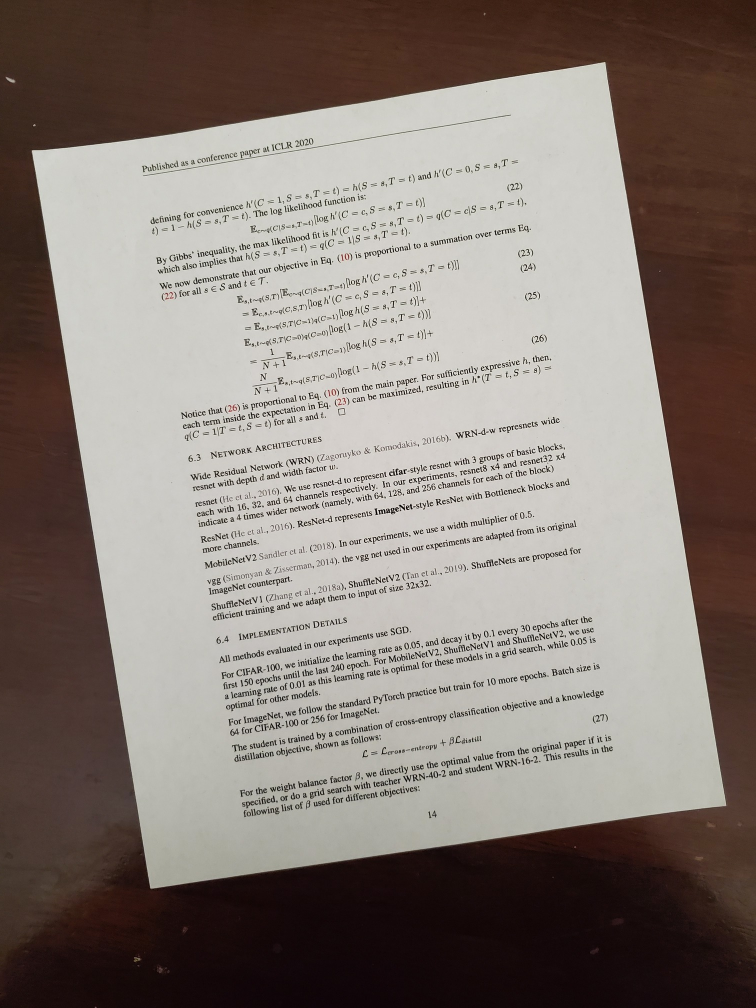
#> input picture data/input/input.png, 1512 x 2016 px, found by its file name (shown at 1/2 size); its folder holds only this picture in this run
$ python submission.py --input data/input/input.png --path data/input/input.png
#> lines starting #> are read from the running program, lines starting #| are printed output that depends on the picture; after the words box and inside, x2 and y2 are one past the last pixel; in counts of white or black regions, pixels touching at a corner belong together
import cv2
import numpy as np
import argparse

"""
Usage
Change DATA_PATH
Key 'N' to binarize image
Key 'S' to warp and finalize image

Assumptions
1.) The document is light and the background is dark
2.) The document is fully contained in the image
3.) The document occupies a large portion of the image

Output
A rectified image of width 500px. Since we know the aspect ratio the height will be determined by that.
Aspect ratio is that of a letter document (8.5x11)
"""
# Convention of defining color in OpenCV is BGR
LIGHT_GREEN = [128, 255, 128]  # rectangle color
LIGHT_RED = [128, 128, 255]  # PR BG
BLUE = [255, 0, 0]  # rectangle color
RED = [0, 0, 255]  # PR BG
GREEN = [0, 255, 0]  # PR FG
BLACK = [0, 0, 0]  # sure BG
WHITE = [255, 255, 255]  # sure FG

# Creating Dictionary
DRAW_BG = {'color': RED, 'val': 0}
DRAW_FG = {'color': GREEN, 'val': 1}
DRAW_PR_FG = {'color': LIGHT_GREEN, 'val': 3}
DRAW_PR_BG = {'color': LIGHT_RED, 'val': 2}

# Setting up flags
rect = (0, 0, 1, 1)
drawing = False  # flag for drawing curves
rectangle = False  # flag for drawing rect
rect_over = False  # flag to check if rect drawn
rect_or_mask = 100  # flag for selecting rect or mask mode
value = DRAW_FG  # drawing initialized to FG
thickness = 3  # brush thickness
rect_not_done = True


# Application Function on mouse
# [43 lines left out: function onmouse, not called in this run]


if __name__ == '__main__':

    # print documentation
    print(__doc__)

    # construct the argument parser and parse the arguments
    ap = argparse.ArgumentParser()
    ap.add_argument("-i", "--input", required=True, help="input image name")
    ap.add_argument("-o", "--output", required=False, help="output image name")
    ap.add_argument("-p", "--path", required=False, help="output path")
    args = vars(ap.parse_args())

    DATA_PATH = "/home/david/PycharmProjects/opencv/course1/projects/document_scanner/"

    # Loading images if image is given by command line
    if args["input"]:
        filename = DATA_PATH + args["input"]  # Using file for image
    else:
        filename = DATA_PATH + 'scanned_form.jpg'

    img = cv2.imread(filename)
#> img is the input picture: shape (2016, 1512, 3); mean B, G, R 117.8, 124.2, 134.4
    img_text = "-----[Press 'R' to start over. Press 'esc' to exit.]-----\n" \
               "1.) Draw a rectangle around the object.\n" \
               "2.) Press 'N' to crop the image.\n"\
               "3.) Press 'S' to align image and save."
    y0, dy = 50, 20
    for i, line in enumerate(img_text.split('\n')):
        y = y0 + i * dy
        cv2.putText(img, line, (50, y), cv2.QT_FONT_NORMAL, 0.5, (0, 0, 255), 1, cv2.LINE_AA)
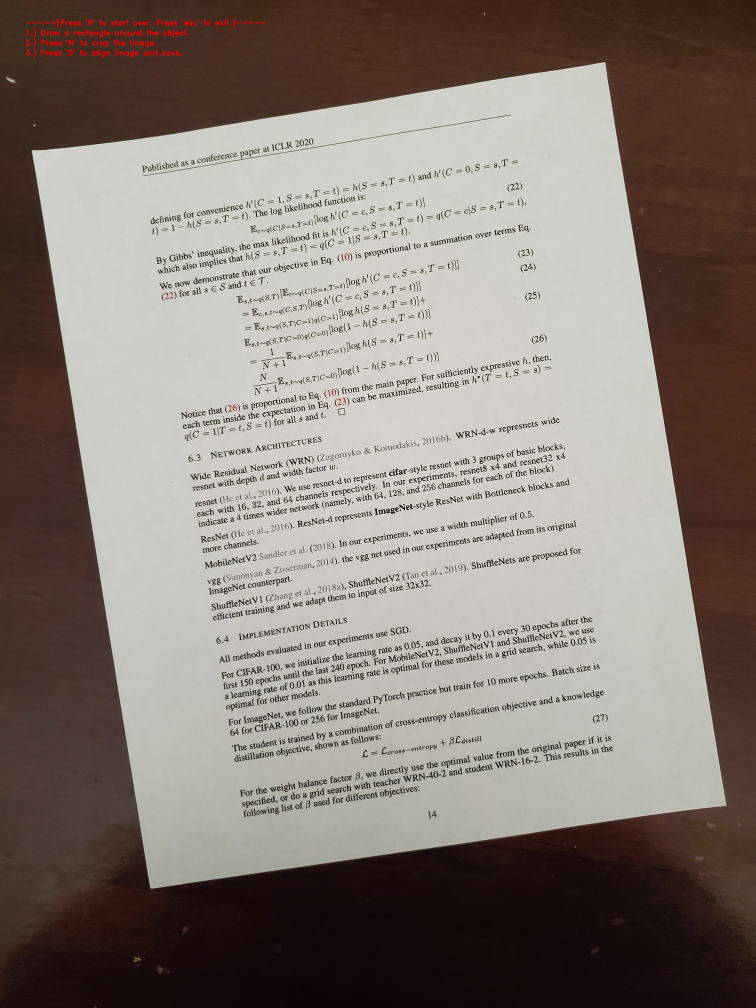
#> img: shape (2016, 1512, 3) (shown at 1/2 size); 0.27% of pixels changed, all inside (x1, y1, x2, y2) = (50, 37, 532, 116)

    img2 = img.copy()  # a copy of original image
    mask = np.zeros(img.shape[:2], dtype=np.uint8)  # mask initialized to PR_BG
    output = np.zeros(img.shape, np.uint8)  # output image to be shown

    # input and output windows
    cv2.namedWindow('Input')
    cv2.setMouseCallback('Input', onmouse)
    cv2.moveWindow('Input', img.shape[1] + 10, 90)

    print(" Instructions: \n")
    print(" Draw a rectangle around the object using right mouse button \n")

    while 1:

        cv2.imshow('Black and Gray', output)
        cv2.imshow('Input', img)
        k = cv2.waitKey(10) & 0XFF
#> (key Esc is pressed here)

        # key bindings
        if k == 27:  # esc to exit
            break
        elif k == ord('0'):  # BG drawing
            print(" Using Red color,  >mark background regions with left mouse button \n")
            value = DRAW_BG
        elif k == ord('1'):  # FG drawing
            print(" Using Green color, >mark foreground regions with left mouse button \n")
            value = DRAW_FG
        elif k == ord('2'):  # PR_BG drawing
            print(" Using Light Red color, >mark probable Background regions with left mouse button \n")
            value = DRAW_PR_BG
        elif k == ord('3'):  # PR_FG drawing
            print(" Using Light Green color, >mark probable foreground regions with left mouse button \n")
            value = DRAW_PR_FG

        elif k == ord('s'):  # save image
            bar = np.zeros((img.shape[0], 5, 3), np.uint8)

            # Use findContour to find the contours of the binary image.
            output = cv2.cvtColor(output, cv2.COLOR_BGR2GRAY)
            cnts, hierarchy = cv2.findContours(output, cv2.RETR_LIST, cv2.CHAIN_APPROX_NONE)
            cnt_sizes = [(cv2.contourArea(cnt), cnt) for cnt in cnts]
            largest_cnt = max(cnt_sizes, key=lambda x: x[0])[1]

            # Use approxPolyDP to convert the contour to a rectangle. (finds the approximate polygon)
            epsilon = 0.1 * cv2.arcLength(largest_cnt, True)
            corners = cv2.approxPolyDP(largest_cnt, epsilon, True)
            print(f'The approximate polygon corners are: \n {corners}')

            # Create destination points for homography
            pts_dst = np.array([[1000, 0], [0, 0], [0, 1294], [1000, 1294]], dtype=float)

            # Calculate homography using 4-point correspondences and rectify.
            # Use 4 points from approxPolyDP and 4 points from 500px width and height (500px * aspect ratio(647px))
            h, status = cv2.findHomography(corners, pts_dst)

            # Warp source image to destination based on homography
            final_img = cv2.warpPerspective(img, h, (1000, 1294))

            # Final image window
            cv2.namedWindow('Saved Image')
            cv2.imshow('Saved Image', final_img)

            # Draw all the contours
            # nnn = cv2.drawContours(img, [approx], -1, (0, 255, 0), 3)

            cv2.imwrite(DATA_PATH + 'output_image.png', final_img)
            print(" Result saved as image \n")

        elif k == ord('r'):  # reset everything
            print("resetting \n")
            rect = (0, 0, 1, 1)
            drawing = False
            rectangle = False
            rect_or_mask = 100
            rect_over = False
            rect_not_done = True
            value = DRAW_FG
            img = img2.copy()
            mask = np.zeros(img.shape[:2], dtype=np.uint8)  # mask initialized to PR_BG
            output = np.zeros(img.shape, np.uint8)  # output image to be shown
            print(__doc__)

        elif k == ord('n'):  # segment the image
            print(""" For finer touchups,  mark foreground and background after pressing keys 0-3
            and again press 'n' \n""")

            if rect_or_mask == 0:  # grabcut with rect
                bgdmodel = np.zeros((1, 65), np.float64)
                fgdmodel = np.zeros((1, 65), np.float64)
                cv2.grabCut(img2, mask, rect, bgdmodel, fgdmodel, 1, cv2.GC_INIT_WITH_RECT)
                rect_or_mask = 1

            elif rect_or_mask == 1:  # grabcut with mask
                bgdmodel = np.zeros((1, 65), np.float64)
                fgdmodel = np.zeros((1, 65), np.float64)
                cv2.grabCut(img2, mask, rect, bgdmodel, fgdmodel, 1, cv2.GC_INIT_WITH_MASK)

        # Final mask is the union of definitely foreground and probably foreground
        # mask such that all 1-pixels (cv2.GC_FGD) and 3-pixels (cv2.GC_PR_FGD) are put to 1 (ie foreground) and
        # all rest are put to 0(ie background pixels)
        mask2 = np.where((mask == 1) + (mask == 3), 255, 0).astype('uint8')

        # Copy the region to output
        output = cv2.bitwise_and(img2, img2, mask=mask2)

    cv2.destroyAllWindows()

$ run again, on test_img.jpg
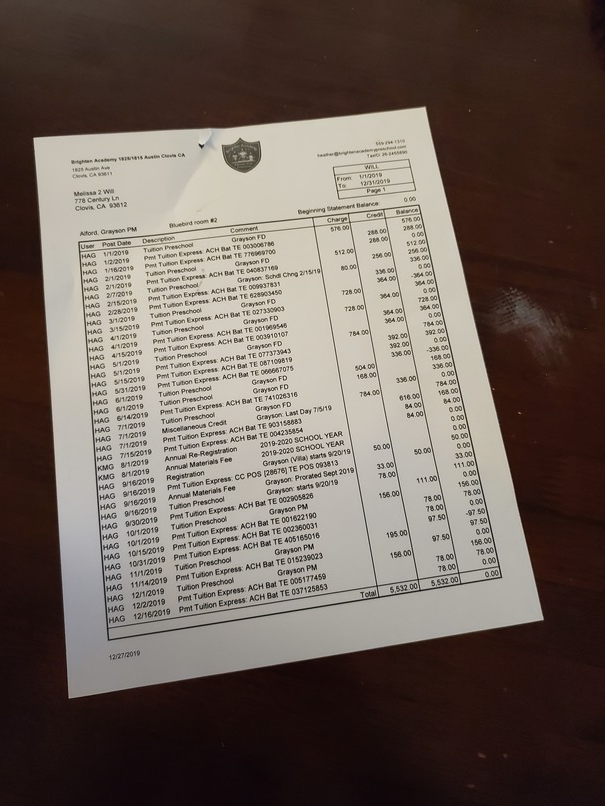
#> input picture test_img.jpg, 605 x 806 px, found by its file name
#> img is the input picture: shape (806, 605, 3); mean B, G, R 89.2, 96.6, 108.9
#> after the loop `for i, line in enumerate(img_text.split('\n')):`:
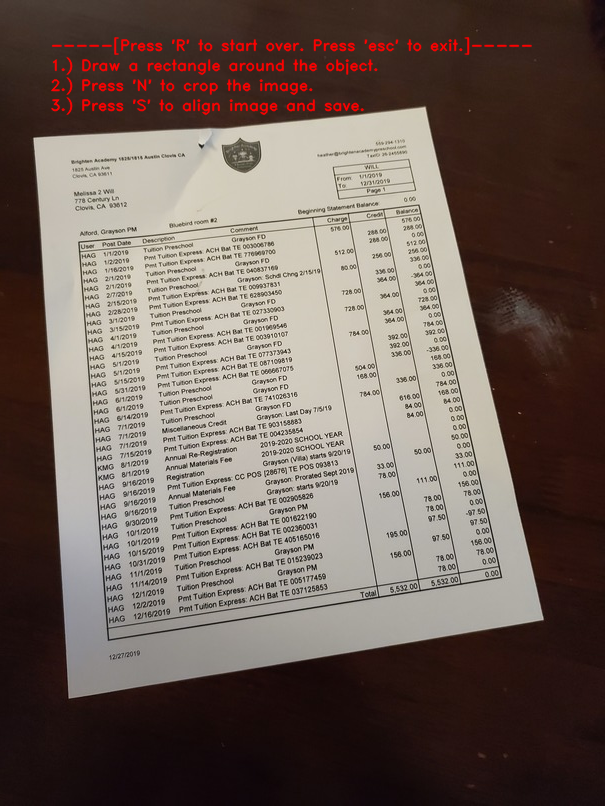
#> img: shape (806, 605, 3); 1.72% of pixels changed, all inside (x1, y1, x2, y2) = (50, 37, 532, 116)

$ run again, on input.png
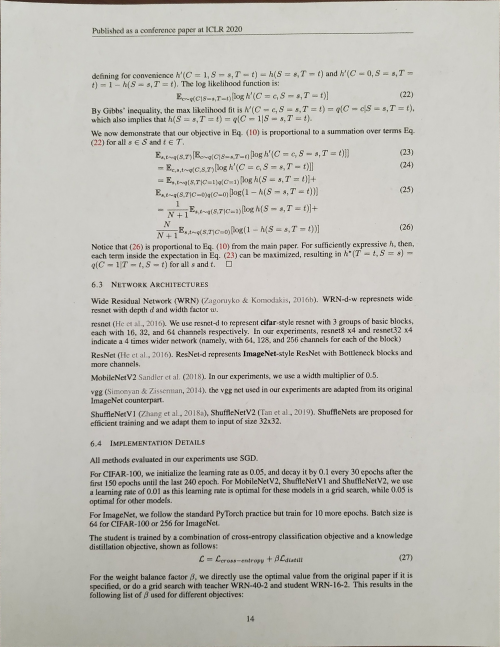
#> input picture input.png, 1000 x 1294 px, found by its file name (shown at 1/2 size)
#> img is the input picture: shape (1294, 1000, 3); mean B, G, R 184.9, 191, 192.9
#> after the loop `for i, line in enumerate(img_text.split('\n')):`:
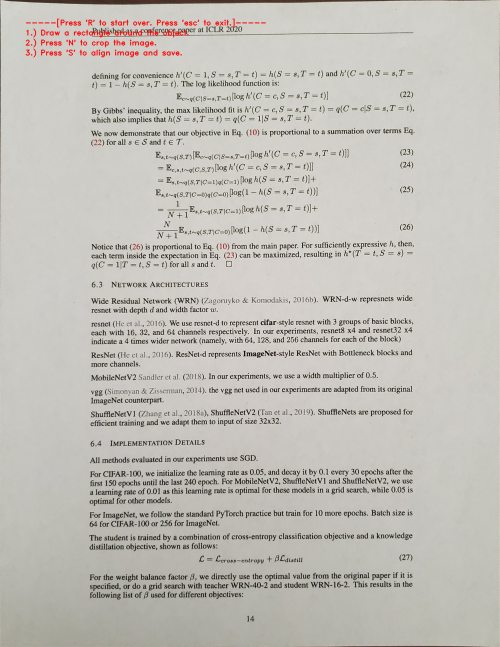
#> img: shape (1294, 1000, 3) (shown at 1/2 size); 0.65% of pixels changed, all inside (x1, y1, x2, y2) = (50, 37, 532, 116)
